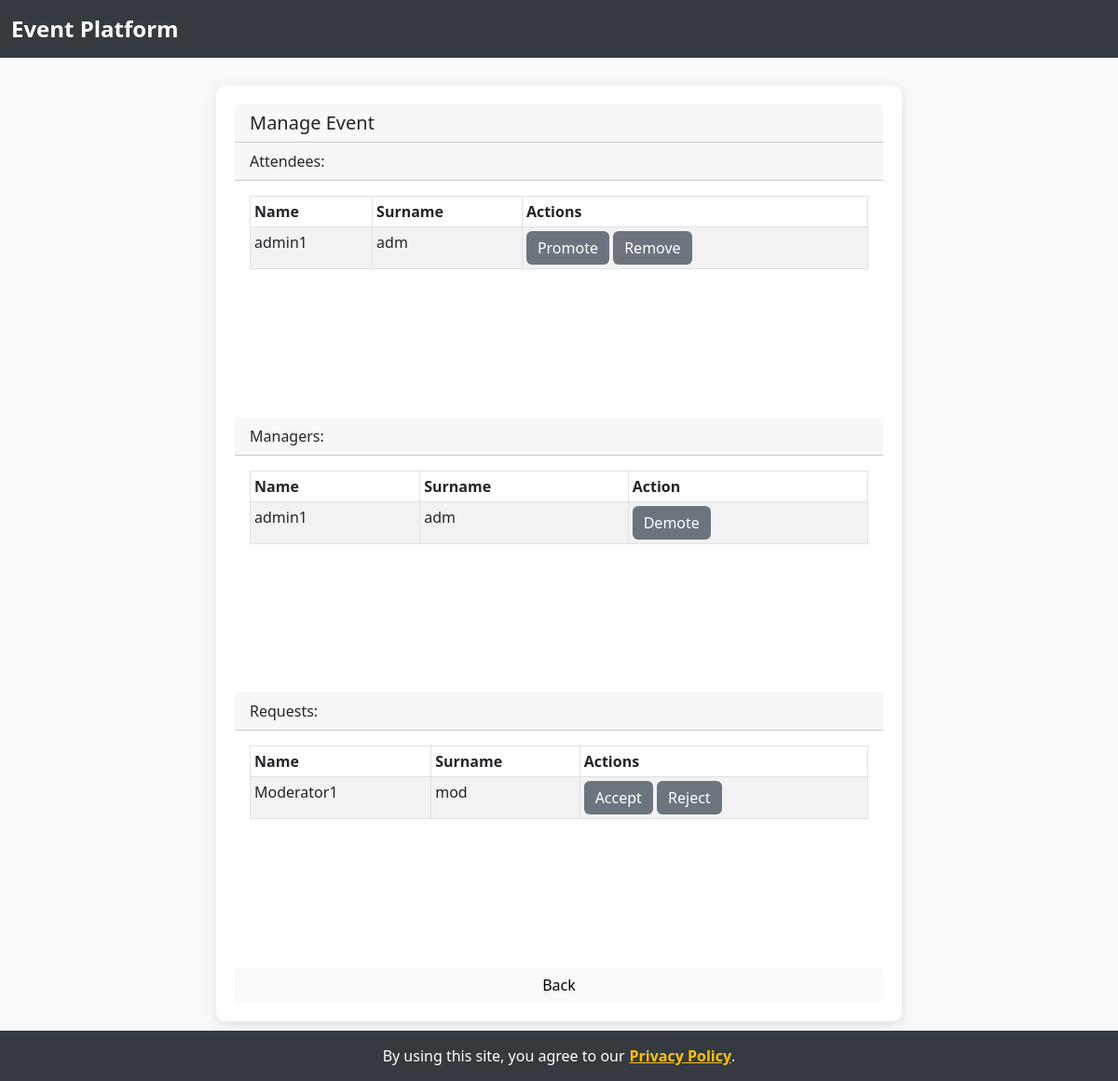
Screenshot of /manage_event/1 (signed in) with the database file from the repository.
### model.py (models this page shows, shortened)
class Person(db.Model,UserMixin):
    id = db.Column(db.Integer, primary_key=True)
    active = db.Column('is_active', db.Boolean(), nullable=False, server_default='1')
    roles = db.relationship('Role', secondary='user_roles')
    name = db.Column(db.String(100, collation='NOCASE'))
    surname = db.Column(db.String(100, collation='NOCASE'))
    username = db.Column(db.String(100, collation='NOCASE'), nullable=False, unique=True)
    password = db.Column(db.String(255), nullable=False, server_default='')
    gender = db.Column(db.String(255), nullable=True)
    email = db.Column(db.String(255), nullable=True)
    events = db.relationship('Event', backref='owner')
    manages = db.relationship('Event', secondary=mans, lazy='subquery', backref='managedBy')
    attends = db.relationship('Event', secondary=atts, lazy='subquery', backref='attendants')
    requests = db.relationship('Event', secondary=reqs, lazy='subquery', backref='requesters')
    @property
    def role(self):
        return self.roles[0]
    @property
    def is_authenticated(self):
        return True

### app.py (the view)
    def wrapper(*args, **kwargs):
        try:
            return func(*args, **kwargs)
        except SecurityException as se:
            db.session.rollback()
            return render_template(se.page, security_violation = True, se_msg = se.msg, **se.params)
        except PrivacyException as pe:
            db.session.rollback()
            return render_template(pe.page, privacy_violation = True, priv_msg = pe.msg, **pe.params)

### app.py (called while the page is built)
def secure(func):
    def wrapper(*args, **kwargs):
        try:
            return func(*args, **kwargs)
        except SecurityException as se:
            db.session.rollback()
            return render_template(se.page, security_violation = True, se_msg = se.msg, **se.params)
        except PrivacyException as pe:
            db.session.rollback()
            return render_template(pe.page, privacy_violation = True, priv_msg = pe.msg, **pe.params)
    wrapper.__name__ = func.__name__
    return wrapper

@app.route('/manage_event/<int:id>')
@secure
def manage_event(id):
    from project import manage_event
    result=manage_event(id)
    if type(result) == Response:
        return result
    else:
        return render_template('manage_event.html', **result)

### dto.py (called while the page is built)
def _clear_cache():
    PersonDTO._cache = {}
    RoleDTO._cache = {}
    EventDTO._cache = {}
    CategoryDTO._cache = {}
    AdDTO._cache = {}

    def _clone(clone):
        if not clone.id in PersonDTO._cache:
            PersonDTO._cache[clone.id] = PersonDTO(clone.id,
                                                name=clone.name,
                                                surname=clone.surname,
                                                username=clone.username,
                                                password=clone.password,
                                                email=clone.email,
                                                gender=clone.gender)
        return PersonDTO._cache[clone.id]

    def _clones(clones):
        return list(map(lambda o: PersonDTO._clone(o),clones))

    @property
    def role(self):
        return self.roles[0]

    @property
    def is_authenticated(self):
        return True

    def _clone(clone):
        if not clone.id in RoleDTO._cache:
            RoleDTO._cache[clone.id] = RoleDTO(clone.id,clone.name)
        return RoleDTO._cache[clone.id]

    def _clones(clones):
        return list(map(lambda o: RoleDTO._clone(o),clones))

    def _clone(clone):
        if not clone.id in EventDTO._cache:
            EventDTO._cache[clone.id] = EventDTO(clone.id,
                                                title=clone.title,
                                                description=clone.description)
        return EventDTO._cache[clone.id]

    def _clones(clones):
        return list(map(lambda o: EventDTO._clone(o),clones))

    def _clones(clones):
        return list(map(lambda o: CategoryDTO._clone(o),clones))

### templates/manage_event.html
{% extends 'backable.html' %}
{% block content %}
<h5 class="card-header">Manage Event</h5>
<div class="card-header">Attendees:</div>
<div class="card-body">
  <div style="overflow: scroll; height: 222px;">
    <table id="attendeesTbl" class="table table-striped table-bordered table-hover table-sm table-responsive" cellspacing="0" width="100%">
      <thead>
        <tr>
          <th>Name</th>
          <th>Surname</th>
          <th>Actions</th>
        </tr>
      </thead>
      <tbody>
        {% for u in event.attendants %}
        <tr>
          <td>{{ u.name }}</td>
          <td>{{ u.surname }}</td>
          <td>
            <a href="{{ url_for('promote_manager', id=u.id, e=event.id) }}"><input type="submit"
            value="Promote" class="btn btn-secondary"></a>
            <a href="{{ url_for('remove_attendee', id=u.id, e=event.id) }}"><input type="submit" value="Remove" class="btn btn-secondary"></a>
          </td>
        </tr>
        {% endfor %}
      </tbody>
    </table>
  </div>
</div>
<div class="card-header">Managers:</div>
<div class="card-body">
  <div style="overflow: scroll; height: 222px;">
    <table id="managersTbl" class="table table-striped table-bordered table-hover table-sm table-responsive" cellspacing="0" width="100%">
      <thead>
        <tr>
          <th>Name</th>
          <th>Surname</th>
          <th>Action</th>
        </tr>
      </thead>
      <tbody>
        {% for u in event.managedBy %}
        <tr>
          <td>{{ u.name }}</td>
          <td>{{ u.surname }}</td>
          <td>
            <a href="{{ url_for('demote_manager', id=u.id, e=event.id) }}"><input type="submit"
            value="Demote" class="btn btn-secondary"></a>
          </td>
        </tr>
        {% endfor %}
      </tbody>
    </table>
  </div>
</div>
<div class="card-header">Requests:</div>
<div class="card-body">
  <div style="overflow: scroll; height: 222px;">
    <table id="requestsTbl" class="table table-striped table-bordered table-hover table-sm table-responsive" cellspacing="0" width="100%">
      <thead>
        <tr>
          <th>Name</th>
          <th>Surname</th>
          <th>Actions</th>
        </tr>
      </thead>
      <tbody>
        {% for u in event.requesters %}
        <tr>
          <td>{{ u.name }}</td>
          <td>{{ u.surname }}</td>
          <td>
            <a href="{{ url_for('accept_request', id=u.id, e=event.id) }}"><input type="submit"
            value="Accept" class="btn btn-secondary"></a>
            <a href="{{ url_for('reject_request', id=u.id, e=event.id) }}"><input type="submit" value="Reject" class="btn btn-secondary"></a>
          </td>
        </tr>
        {% endfor %}
      </tbody>
    </table>
  </div>
</div>
{% endblock %}

### templates/template.html (style rules this page uses)
body { background-color: #f8f9fa; }
.btn-secondary { background-color: #6c757d; border: none; }

### rows the page displays
Person: name "admin1", surname "adm"
Person: name "Moderator1", surname "mod"
